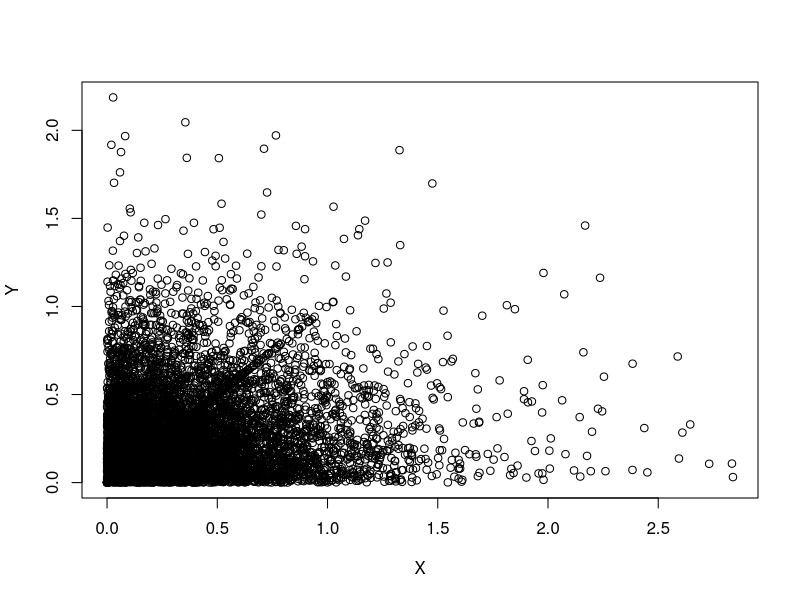

This chart was generated by the following R code:
generate_LCG <- function(a, m, x){
	x_new = (a*x)%%m
	return(x_new)
}

generate_rand <- function(x, m){
	return(x/m)
}

generate_exp <- function(lambda, random){
	val = -log(random)/lambda
	return(val)
}

func <- function(lambda_1, lambda_2, lambda_3){
	a_1 = 16807
	a_2 = 950706376
	a_3 = 742938285
	m = (2**31) - 1
	seed = 3
	x_1 = x_2 = x_3 = seed
	bound = 10000
	count = 1
	X = array(bound)
	Y = array(bound)

	while(count<=bound){
		x_1 = generate_LCG(a_1, m, x_1)
		rand_1 = generate_rand(x_1, m)
		exp_1 = generate_exp(lambda_1, rand_1)

		x_2 = generate_LCG(a_2, m, x_2)
		rand_2 = generate_rand(x_2, m)
		exp_2 = generate_exp(lambda_2, rand_2)

		x_3 = generate_LCG(a_3, m, x_3)
		rand_3 = generate_rand(x_3, m);
		exp_3 = generate_exp(lambda_3, rand_3)

		X[count] = min(exp_1, exp_2);
		Y[count] = min(exp_1, exp_3);

		cat(sprintf("X = %g\tU1 = %g\tU2 = %g\n", X[count], exp_1, exp_2))
		cat(sprintf("Y = %g\tU1 = %g\tU3 = %g\n", Y[count], exp_1, exp_3))

		count = count + 1;
	}

	plot(X,Y)
	dev.copy(jpeg,paste("X,Y.jpg"));
	dev.off();

#	hist(Y, 100,freq = TRUE, include.lowest = TRUE, right = TRUE, density = NULL,
#		angle = 45, col = '#1E90FF', border = NULL,
#		main = paste("Histogram of frequencies for Y and total values
#		generated=",bound), xlab = "Random Numbers" ,
#		axes = TRUE, plot = TRUE, labels = FALSE);
#	dev.copy(jpeg,paste("Y.jpg"));
#	dev.off();	
}


lambda_1 = 1
lambda_2 = 2
lambda_3 = 3

func(lambda_1, lambda_2, lambda_3)